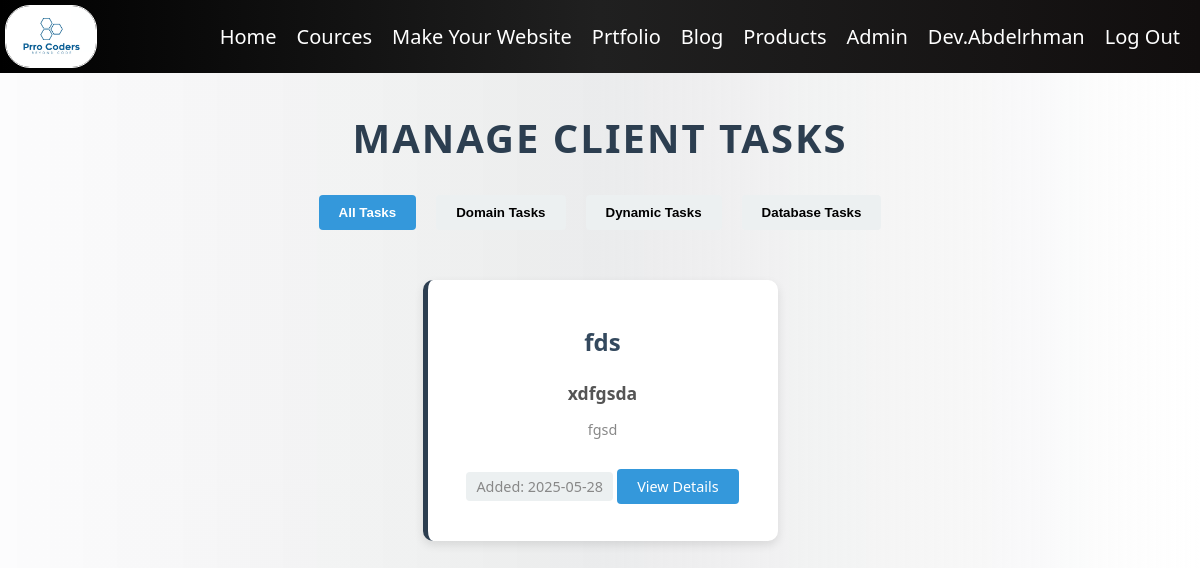
Screenshot of /adminPanal/tasks (signed in) with the database file from the repository.
### adminPanal/models.py (models this page shows)
class Task(models.Model):
    name = models.CharField(max_length=255) #
    desc = models.CharField(max_length=7000) #
    idea = models.CharField(max_length=255)#
    email = models.CharField(max_length=600)#
    number = models.CharField(max_length=30)#
    Domain = models.BooleanField(default=False)#
    Dynamic = models.BooleanField(default=False)#
    DB = models.BooleanField(default=False)#
    cobon = models.CharField(max_length=25)#
    price = models.FloatField()
    Date = models.CharField(max_length=255)
    Done = models.BooleanField(default=False)

### adminPanal/views.py (the view)
# urls.py: path('tasks', views.Tasks, name='Tasks'),
def Tasks(request):
    conText = {
        'Tasks': Task.objects.filter(Done=False).order_by('Date')
    }
    return render(request, 'adminPanal/tasks.html', conText)

### templates/adminPanal/tasks.html (shortened to what this page needs)
{% extends 'layout.html' %}
{% block body %}
{% load static %}
{% if user.is_superuser or user.is_staff %}
<h1 class='title'>Manage Client Tasks</h1>
<div class="task-filters">
    <button class="filter-btn active" onclick="filterTasks('all')">All Tasks</button>
    <button class="filter-btn" onclick="filterTasks('domain')">Domain Tasks</button>
    <button class="filter-btn" onclick="filterTasks('dynamic')">Dynamic Tasks</button>
    <button class="filter-btn" onclick="filterTasks('database')">Database Tasks</button>
</div>
<div class="Tasks">
    {% for task in Tasks %}
        <div class="Task task-item"
             data-domain="{% if task.Domain %}true{% else %}false{% endif %}"
             data-dynamic="{% if task.Dynamic %}true{% else %}false{% endif %}"
             data-db="{% if task.DB %}true{% else %}false{% endif %}">
            <h2>{{ task.name }}</h2>
            <h4>{{ task.idea }}</h4>
            <p>{{ task.desc|truncatechars:100 }}</p>
            <p class="task-date">Added: {{ task.Date }}</p>
            <a href="{% url 'Task' task.id %}" class="view-details">View Details</a>
        </div>
    {% empty %}
        <div style="text-align: center; width: 100%; padding: 50px 0;">
            <h2>No Tasks Available</h2>
            <p>There are currently no active tasks in the system.</p>
        </div>
    {% endfor %}
</div>
{% else %}
<div class="error-container">
    <h1>Error 404</h1>
    <p>You Can't Enter This Page, This Page only for admins.</p>
    <p><strong>{{request.user.username}}</strong> not Admin</p>
</div>
{% endif %}
{% endblock %}

### templates/layout.html (shortened to what this page needs)
{% load static %}
<!DOCTYPE html>
<html lang="en">
<head>
    <link rel="stylesheet" href="{% static 'style.css' %}">
</head>
<body>
    <div class="navbar1">
        <img src="{% static 'Prro Coders.jpg' %}" alt="PrroCoders" class="logo" width="100" >
        <ul class="nav1">
            <li class="nav-item1">
                <a class="nav-link1" href="{% url 'Home:index' %}">Home</a>
            </li>
            <li class="nav-item1">
                <a class="nav-link1" href="{% url 'Cource' %}">Cources</a>
            </li>
            <li class="nav-item1">
                <a class="nav-link1" href="{% url 'WebMaker' %}">Make Your Website</a>
            </li>
            <li class="nav-item1">
                <a class="nav-link1" href="https://prrohost.pythonanywhere.com">Prtfolio</a>
            </li>
            <li class="nav-item1">
                <a class="nav-link1" href="{% url 'blog:post_list' %}">Blog</a>
            </li>
            <li class="nav-item1">
                <a class="nav-link1" href="{% url 'store:store' 1 %}">Products</a>
            </li>
            {% if user.is_authenticated and not user.is_superuser and not user.is_staff %}
            <li class="nav-item1">
                <a href="" class="nav-link1">{{ user.username }}</a>
            </li>
            <li class="nav-item1">
                <a class="nav-link1" href="{% url 'logout' %}">Log Out</a>
            </li>
            {% elif user.is_superuser %}
                <li class="nav-item1">
                    <a href="{% url 'adminPanal' %}" class="nav-link1">Admin</a>
                </li>
                <li class="nav-item1">
                    <a href="" class="nav-link1">{{ user.username }}</a>
                </li>
                <li class="nav-item1">
                    <a class="nav-link1" href="{% url 'logout' %}">Log Out</a>
                </li>
            {% endif %}
        </ul>
    </div>
    <div class="container container-content">
        {% block body %}{% endblock body %}
    </div>
</body>
</html>

### static/style.css (style rules this page uses)
body { background: linear-gradient(90deg, #ffffffaf 0%, #e8e8e8c1 50%, #ffffff 100%); font-family: 'Segoe UI', Tahoma, Geneva, Verdana, sans-serif; }
.navbar1 { font-family: 'Segoe UI', Tahoma, Geneva, Verdana, sans-serif; display: flex; flex-direction: row; justify-content: space-between; background: linear-gradient(90deg, #000000 0%, #202020 50%, #110e0e 100%); margin: 0; position: fixed; width: 100%; top: 0; left: 0; right: 0; z-index: 1000; }
.logo { width: 90px; border: 1px solid white; border-radius: 25px; margin: 5px 5px 5px 5px; }
.nav1 { display: flex; flex-direction: row; margin: 10px; list-style-type: none; align-items: center; }
.nav-item1 { margin: 5px 10px; font-size: 20px; color: white; }
.nav-link1 { text-decoration: none; color: white; transition: 0.1s; }
.container { position: relative; top: 80px; }

### templates/layout.html (style rules this page uses)
.navbar1 { position: fixed; }

### templates/adminPanal/tasks.html (style rules this page uses)
body { background-color: #f4f6f9; margin: 0; padding: 0; }
.Tasks { display: flex; flex-wrap: wrap; gap: 20px; justify-content: center; padding: 20px; }
.Task { background: white; border-radius: 10px; padding: 25px; box-shadow: 0px 4px 10px rgba(0, 0, 0, 0.1); transition: all 0.3s ease-in-out; text-decoration: none; color: #2c3e50; width: 300px; text-align: center; border-left: 5px solid #2c3e50; }
.Task h2 { font-size: 1.5em; margin-bottom: 10px; color: #34495e; }
.Task h4 { font-size: 1.1em; color: #555; margin-bottom: 10px; }
.Task p { font-size: 0.9em; color: #888; margin-bottom: 15px; }
.task-date { background-color: #ecf0f1; padding: 5px 10px; border-radius: 4px; display: inline-block; font-size: 0.85em; margin-top: 10px; color: #7f8c8d; }
.view-details { background: #3498db; color: #ffffff; padding: 8px 20px; border: none; border-radius: 4px; font-size: 0.9rem; cursor: pointer; transition: background 0.3s ease; text-decoration: none; display: inline-block; margin-top: 15px; }
.title { text-align: center; font-size: 2.5em; text-transform: uppercase; letter-spacing: 2px; color: #2c3e50; margin-top: 30px; margin-bottom: 30px; }
.task-filters { display: flex; justify-content: center; gap: 20px; margin-bottom: 30px; }
.filter-btn { background: #ecf0f1; border: none; padding: 10px 20px; border-radius: 4px; cursor: pointer; transition: all 0.3s ease; font-weight: 600; }
.filter-btn:hover, .filter-btn.active { background: #3498db; color: white; }
.Task { animation: fadIn 0.3s ease-out forwards; }

### rows the page displays
Task: name "fds", idea "xdfgsda", desc "fgsd", Date "2025-05-28"

### other values shown
{{ user.username }} "Dev.Abdelrhman"
